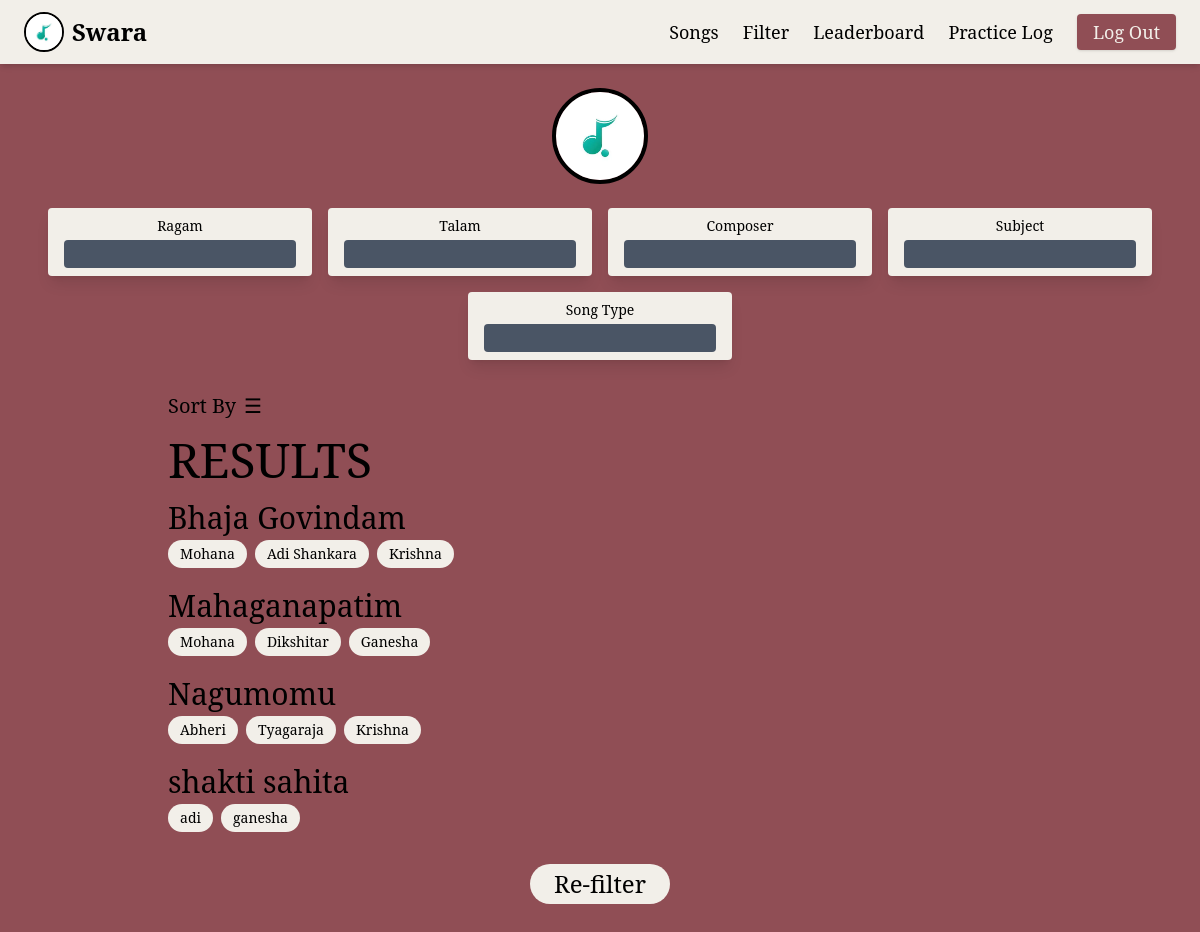
Screenshot of /filter (signed in) with the database file from the repository.
### tables this page shows
CREATE TABLE songs (
    id INTEGER PRIMARY KEY,
    user_id INTEGER NOT NULL,
    title TEXT NOT NULL,
    ragam TEXT,
    talam TEXT,
    composer TEXT,
    deity TEXT,
    song_type TEXT,
    notes TEXT,
    FOREIGN KEY (user_id) REFERENCES users(id)
);

### app.py (the view)
@app.route("/filter", methods=["GET"])
@login_required
def filter_songs():
    ragam = request.args.get("Ragam", "").strip()
    talam = request.args.get("Talam", "").strip()
    composer = request.args.get("Composer", "").strip()
    deity = request.args.get("Deity", "").strip()
    song_type = request.args.get("Type", "").strip()
    query = "SELECT * FROM songs WHERE user_id = ?"
    params = [session["user_id"]]
    if ragam:
        query += " AND ragam LIKE ?"
        params.append(f"%{ragam}%")
    if talam:
        query += " AND talam LIKE ?"
        params.append(f"%{talam}%")
    if composer:
        query += " AND composer LIKE ?"
        params.append(f"%{composer}%")
    if deity:
        query += " AND deity LIKE ?"
        params.append(f"%{deity}%")
    if song_type:
        query += " AND song_type LIKE ?"
        params.append(f"%{song_type}%")
    query += " ORDER BY title"
    db = get_db()
    songs = db.execute(query, params).fetchall()
    db.close()
    return render_template("filtered.html", songs=songs)

### app.py (called while the page is built)
def get_db():
    conn = sqlite3.connect(DB_PATH)
    conn.row_factory = sqlite3.Row
    return conn

def login_required(f):
    @wraps(f)
    def decorated_function(*args, **kwargs):
        if session.get("user_id") is None:
            return redirect("/login")
        return f(*args, **kwargs)
    return decorated_function

### templates/filtered.html (shortened to what this page needs)
<!DOCTYPE html>
<html lang="en">
<head>
    <link href="{{ url_for('static', filename='css/output.css') }}" rel="stylesheet">
</head>
<body class="font-notoserif min-h-screen w-screen bg-rose pb-16">
    {%include "_navbar.html"%}
    <div class="flex justify-center pt-6">
        <img class="w-24 rounded-full border-4" src="{{ url_for('static', filename='randomnote.png') }}">
    </div>
    <form method="get" action="/filter">
        <div class="flex flex-row justify-center gap-4 mt-6 flex-wrap px-4">
            <div class="flex flex-col items-center px-4 py-2 bg-alabaster rounded shadow-lg">
                <h1 class="text-sm mb-1">Ragam</h1>
                <input class="text-alabaster py-1 px-3 bg-gray-600 rounded text-sm" type="text" name="Ragam" value="{{ request.args.get('Ragam', '') }}">
            </div>
            <div class="flex flex-col items-center px-4 py-2 bg-alabaster rounded shadow-lg">
                <h1 class="text-sm mb-1">Talam</h1>
                <input class="text-alabaster py-1 px-3 bg-gray-600 rounded text-sm" type="text" name="Talam" value="{{ request.args.get('Talam', '') }}">
            </div>
            <div class="flex flex-col items-center px-4 py-2 bg-alabaster rounded shadow-lg">
                <h1 class="text-sm mb-1">Composer</h1>
                <input class="text-alabaster py-1 px-3 bg-gray-600 rounded text-sm" type="text" name="Composer" value="{{ request.args.get('Composer', '') }}">
            </div>
            <div class="flex flex-col items-center px-4 py-2 bg-alabaster rounded shadow-lg">
                <h1 class="text-sm mb-1">Subject</h1>
                <input class="text-alabaster py-1 px-3 bg-gray-600 rounded text-sm" type="text" name="Deity" value="{{ request.args.get('Deity', '') }}">
            </div>
            <div class="flex flex-col items-center px-4 py-2 bg-alabaster rounded shadow-lg">
                <h1 class="text-sm mb-1">Song Type</h1>
                <input class="text-alabaster py-1 px-3 bg-gray-600 rounded text-sm" type="text" name="Type" value="{{ request.args.get('Type', '') }}">
            </div>
        </div>
        <div class="max-w-4xl mx-auto mt-8 px-4">
            <button type="button" class="flex items-center gap-2 text-xl mb-4">
                Sort By
                <span>&#9776;</span>
            </button>
            <h1 class="text-5xl mb-4">RESULTS</h1>
            {% for song in songs %}
                <div class="mb-5">
                    <h2 class="text-3xl">{{ song.title }}</h2>
                    <div class="flex flex-row gap-2 mt-1 flex-wrap">
                        {% if song.ragam %}<span class="bg-alabaster text-black px-3 py-1 rounded-full text-sm">{{ song.ragam }}</span>{% endif %}
                        {% if song.talam %}<span class="bg-alabaster text-black px-3 py-1 rounded-full text-sm">{{ song.talam }}</span>{% endif %}
                        {% if song.composer %}<span class="bg-alabaster text-black px-3 py-1 rounded-full text-sm">{{ song.composer }}</span>{% endif %}
                        {% if song.deity %}<span class="bg-alabaster text-black px-3 py-1 rounded-full text-sm">{{ song.deity }}</span>{% endif %}
                    </div>
                </div>
            {% endfor %}
        </div>
        <div class="flex justify-center mt-8">
            <button class="bg-alabaster py-1 px-6 text-2xl rounded-full text-black" type="submit">Re-filter</button>
        </div>
    </form>
</body>
</html>

### templates/_navbar.html
<nav class="w-full bg-alabaster shadow-md px-6 py-3 flex items-center justify-between font-notoserif">
    <div class="flex items-center gap-2">
        <img class="w-10 h-10 rounded-full border-2" src="{{ url_for('static', filename='randomnote.png') }}">
        <span class="text-2xl font-bold">Swara</span>
    </div>
    <div class="flex items-center gap-6 text-lg">
        <a href="/songs" class="hover:text-saffron">Songs</a>
        <a href="/" class="hover:text-saffron">Filter</a>
        <a href="/leaderboard" class="hover:text-saffron">Leaderboard</a>
        <a href="/plog" class="hover:text-saffron">Practice Log</a>
        <a href="/logout" class="bg-rose text-alabaster px-4 py-1 rounded shadow hover:bg-saffron">Log Out</a>
    </div>
</nav>

### rows the page displays
songs: title "Bhaja Govindam", ragam "Mohana", composer "Adi Shankara", deity "Krishna"
songs: title "Mahaganapatim", ragam "Mohana", composer "Dikshitar", deity "Ganesha"
songs: title "Nagumomu", ragam "Abheri", composer "Tyagaraja", deity "Krishna"
songs: title "shakti sahita", talam "adi", deity "ganesha"
